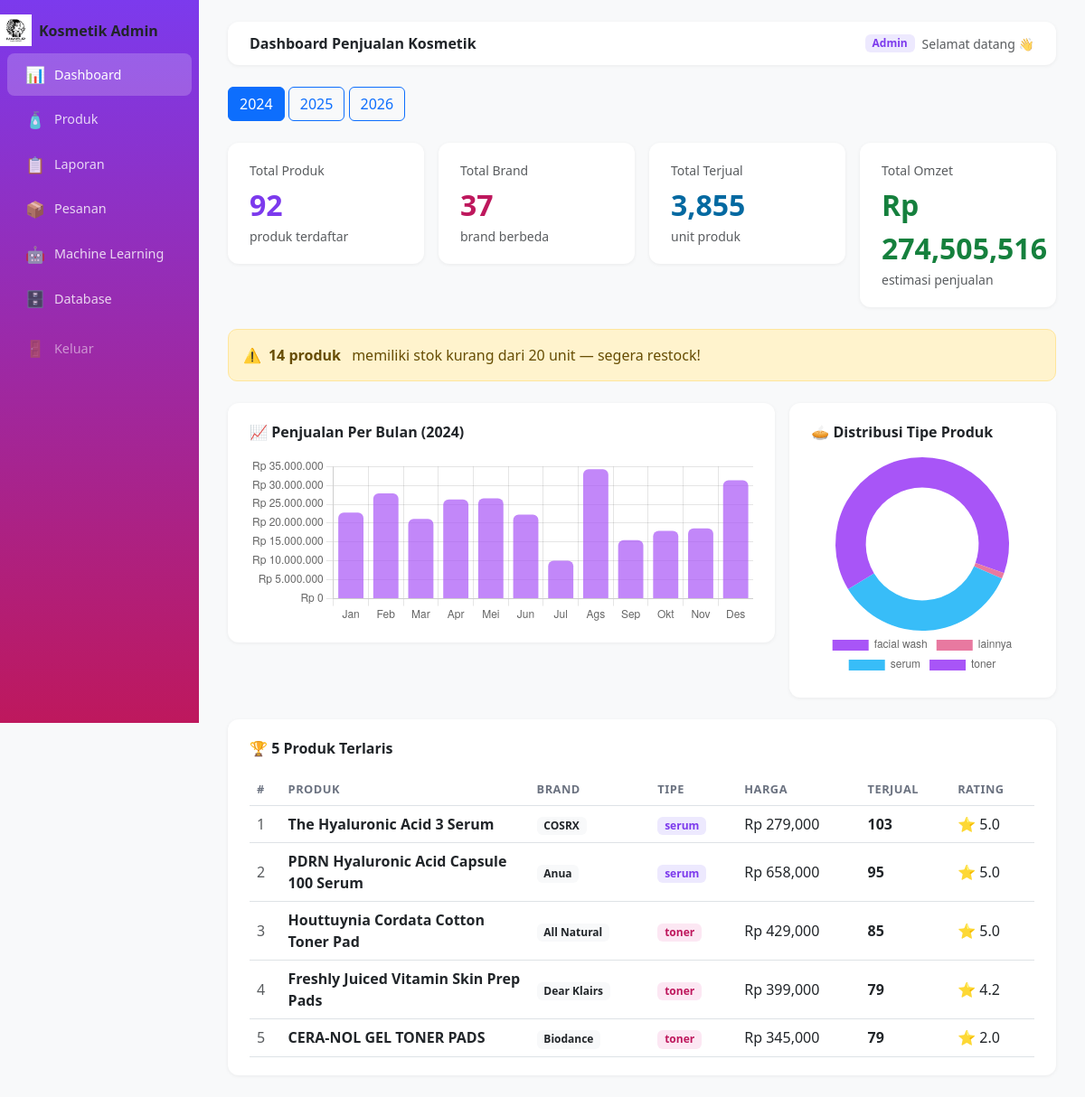
Page /dashboard (signed in) on the earlier database version.
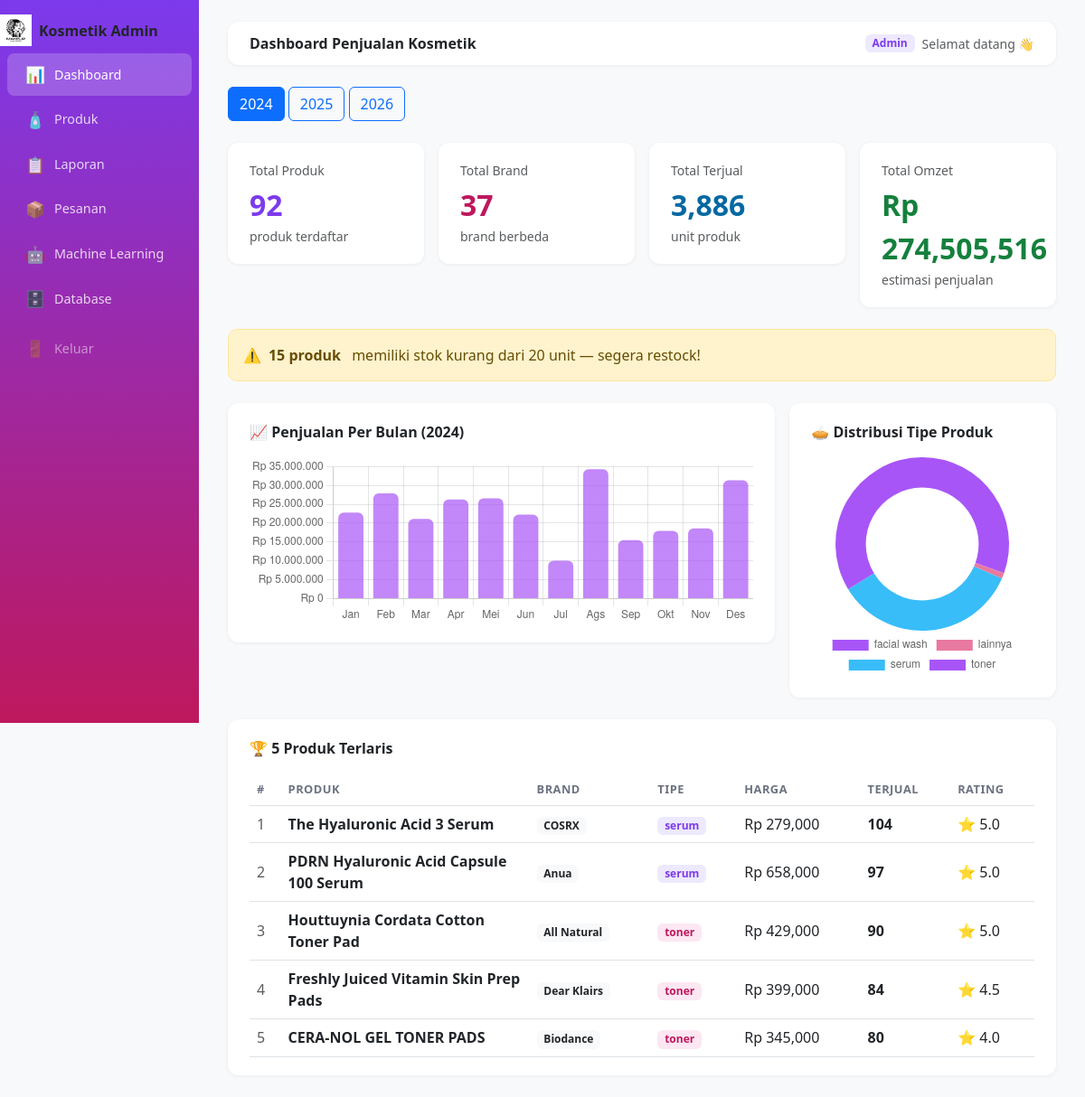
Same page on the later database version.
### admin/app_admin.py (models this page shows)
class Produk(db.Model):
    id          = db.Column(db.Integer, primary_key=True)
    brand       = db.Column(db.String(100))
    nama        = db.Column(db.String(200))
    tipe        = db.Column(db.String(50))
    ukuran      = db.Column(db.String(50))
    harga       = db.Column(db.Float)
    stok        = db.Column(db.Integer, default=0)
    terjual     = db.Column(db.Integer, default=0)
    rating      = db.Column(db.Float, default=0)
    bpom_id     = db.Column(db.String(50))
    url         = db.Column(db.String(300))
    deskripsi   = db.Column(db.Text)
    ingredients = db.Column(db.Text)
    gambar      = db.Column(db.String(200))

### admin/app_admin.py (the view, shortened to what this page needs)
@app.route('/dashboard')
def dashboard():
    if not cek_login():
        return redirect('/')
    tahun = request.args.get('tahun', '2024')
    total_produk  = Produk.query.count()
    total_brand   = db.session.query(
        func.count(func.distinct(Produk.brand))
    ).scalar()
    total_terjual = db.session.query(
        func.sum(Produk.terjual)
    ).scalar() or 0
    if tahun in ['2024', '2025']:
        total_omzet = db.session.query(
            func.sum(Transaksi.total)
        ).filter(
            Transaksi.tanggal.like(f'{tahun}-%')
        ).scalar() or 0
    stok_menipis  = Produk.query.filter(Produk.stok < 20).count()
    total_pesanan = Pesanan.query.count()
    menunggu      = Pesanan.query.filter_by(status='Menunggu').count()
    bulan_map = {'01':'Jan','02':'Feb','03':'Mar','04':'Apr','05':'Mei','06':'Jun',
                 '07':'Jul','08':'Ags','09':'Sep','10':'Okt','11':'Nov','12':'Des'}
    if tahun in ['2024', '2025']:
        rows = db.session.query(
            Transaksi.tanggal,
            func.sum(Transaksi.total)
        )\
        .filter(
            Transaksi.tanggal.like(f'{tahun}-%')
        )\
        .group_by(Transaksi.tanggal)\
        .order_by(Transaksi.tanggal)\
        .all()
    bulan_label = [bulan_map.get(r[0].split('-')[1], r[0]) for r in rows]
    bulan_total = [int(r[1]) for r in rows]
    terlaris = Produk.query.order_by(Produk.terjual.desc()).limit(5).all()
    tipe_rows = db.session.query(Produk.tipe, func.count(Produk.id)).group_by(Produk.tipe).all()
    return render_template('dashboard.html',
        tahun=tahun,
        total_produk=total_produk, total_brand=total_brand,
        total_terjual=total_terjual, total_omzet=total_omzet,
        stok_menipis=stok_menipis, total_pesanan=total_pesanan,
        menunggu=menunggu, terlaris=terlaris,
        bulan_label=bulan_label, bulan_total=bulan_total,
        tipe_label=[r[0] for r in tipe_rows],
        tipe_count=[r[1] for r in tipe_rows])

### admin/app_admin.py (called while the page is built)
def cek_login():
    return session.get('login', False)

### admin/templates/dashboard.html
{% extends 'base.html' %} {% block title %}Dashboard{% endblock %} {% block
page_title %}Dashboard Penjualan Kosmetik{% endblock %} {% block content %}
<div class="mb-4">
  <a
    href="/dashboard?tahun=2024"
    class="btn {% if tahun=='2024' %}btn-primary{% else %}btn-outline-primary{% endif %}"
  >
    2024
  </a>
  <a
    href="/dashboard?tahun=2025"
    class="btn {% if tahun=='2025' %}btn-primary{% else %}btn-outline-primary{% endif %}"
  >
    2025
  </a>
  <a
    href="/dashboard?tahun=2026"
    class="btn {% if tahun=='2026' %}btn-primary{% else %}btn-outline-primary{% endif %}"
  >
    2026
  </a>
</div>
<div class="row g-3 mb-4">
  <div class="col-md-3">
    <div class="card-stat">
      <div class="text-muted small mb-1">Total Produk</div>
      <div class="fs-2 fw-bold" style="color: #7c3aed">{{ total_produk }}</div>
      <div class="text-muted small">produk terdaftar</div>
    </div>
  </div>
  <div class="col-md-3">
    <div class="card-stat">
      <div class="text-muted small mb-1">Total Brand</div>
      <div class="fs-2 fw-bold" style="color: #be185d">{{ total_brand }}</div>
      <div class="text-muted small">brand berbeda</div>
    </div>
  </div>
  <div class="col-md-3">
    <div class="card-stat">
      <div class="text-muted small mb-1">Total Terjual</div>
      <div class="fs-2 fw-bold" style="color: #0369a1">
        {{ "{:,}".format(total_terjual) }}
      </div>
      <div class="text-muted small">unit produk</div>
    </div>
  </div>
  <div class="col-md-3">
    <div class="card-stat">
      <div class="text-muted small mb-1">Total Omzet</div>
      <div class="fs-2 fw-bold" style="color: #15803d">
        Rp {{ "{:,.0f}".format(total_omzet) }}
      </div>
      <div class="text-muted small">estimasi penjualan</div>
    </div>
  </div>
</div>
{% if stok_menipis > 0 %}
<div
  class="alert alert-warning d-flex align-items-center gap-2 mb-4"
  style="border-radius: 10px"
>
  ⚠️ <strong>{{ stok_menipis }} produk</strong>&nbsp;memiliki stok kurang dari
  20 unit — segera restock!
</div>
{% endif %}
<div class="row g-3 mb-4">
  <div class="col-md-8">
    <div class="card-stat">
      <div class="fw-semibold mb-3">📈 Penjualan Per Bulan ({{ tahun }})</div>
      <canvas id="chartBulan" height="100"></canvas>
    </div>
  </div>
  <div class="col-md-4">
    <div class="card-stat">
      <div class="fw-semibold mb-3">🥧 Distribusi Tipe Produk</div>
      <canvas id="chartTipe" height="180"></canvas>
    </div>
  </div>
</div>
<div class="card-stat">
  <div class="fw-semibold mb-3">🏆 5 Produk Terlaris</div>
  <div class="table-responsive">
    <table class="table table-hover align-middle mb-0">
      <thead>
        <tr>
          <th>#</th>
          <th>Produk</th>
          <th>Brand</th>
          <th>Tipe</th>
          <th>Harga</th>
          <th>Terjual</th>
          <th>Rating</th>
        </tr>
      </thead>
      <tbody>
        {% for p in terlaris %}
        <tr>
          <td class="text-muted">{{ loop.index }}</td>
          <td class="fw-semibold" style="max-width: 200px">
            {{ p.nama[:40] }}{% if p.nama|length > 40 %}…{% endif %}
          </td>
          <td><span class="badge bg-light text-dark">{{ p.brand }}</span></td>
          <td>
            <span class="badge badge-{{ p.tipe.replace(' ','') }}"
              >{{ p.tipe }}</span
            >
          </td>
          <td>Rp {{ "{:,.0f}".format(p.harga) }}</td>
          <td><strong>{{ p.terjual }}</strong></td>
          <td>⭐ {{ p.rating }}</td>
        </tr>
        {% endfor %}
      </tbody>
    </table>
  </div>
</div>
<script>
  // Grafik Bulanan
  new Chart(document.getElementById('chartBulan'), {
    type: 'bar',
    data: {
      labels: {{ bulan_label | tojson }},
      datasets: [{
        label: 'Total Penjualan (Rp)',
        data: {{ bulan_total | tojson }},
        backgroundColor: 'rgba(168,85,247,0.7)',
        borderRadius: 6
      }]
    },
    options: {
      plugins: { legend: { display: false } },
      scales: {
        y: { ticks: { callback: v => 'Rp '+v.toLocaleString('id') } }
      }
    }
  });
  // Grafik Donut
  new Chart(document.getElementById('chartTipe'), {
    type: 'doughnut',
    data: {
      labels: {{ tipe_label | tojson }},
      datasets: [{ data: {{ tipe_count | tojson }},
        backgroundColor: ['#a855f7','#e879a0','#38bdf8'],
        borderWidth: 0
      }]
    },
    options: { plugins: { legend: { position: 'bottom' } }, cutout: '65%' }
  });
</script>
{% endblock %}

### admin/templates/base.html (shortened to what this page needs)
<!DOCTYPE html>
<html lang="id">
<head>
  <link href="https://cdn.jsdelivr.net/npm/bootstrap@5.3.0/dist/css/bootstrap.min.css" rel="stylesheet">
</head>
<body>
<div class="sidebar">
  <div class="navbar-brand fw-bold d-flex align-items-center gap-2" href="/">
        <img src="/static/img/download.png" alt="Logo" width="35" height="35">
      Kosmetik Admin
  </div>
  <nav class="mt-2">
    <a href="/dashboard" class="{% if request.path=='/dashboard' %}active{% endif %}"><span>📊</span> Dashboard</a>
    <a href="/produk"    class="{% if '/produk' in request.path %}active{% endif %}"><span>🧴</span> Produk</a>
    <a href="/laporan"   class="{% if request.path=='/laporan' %}active{% endif %}"><span>📋</span> Laporan</a>
    <a href="/pesanan" class="{% if request.path=="/pesanan" %}active{% endif %}"><span>📦</span> Pesanan</a>
    <a href="/ml" class="{% if '/ml' in request.path %}active{% endif %}"><span>🤖</span> Machine Learning</a>
    <a href="/database" class="{% if '/database' in request.path %}active{% endif %}"><span>🗄️</span> Database</a>
    <a href="/logout" class="mt-2" style="color:rgba(255,255,255,.5)"><span>🚪</span> Keluar</a>
  </nav>
</div>
<div class="main-content">
  <div class="topbar">
    <div>
      <span class="fw-semibold">{% block page_title %}Dashboard{% endblock %}</span>
    </div>
    <div class="d-flex align-items-center gap-2">
      <span class="badge" style="background:#ede9fe;color:#7c3aed">Admin</span>
      <span class="text-muted small">Selamat datang 👋</span>
    </div>
  </div>
  {% block content %}{% endblock %}
</div>
</body>
</html>

### admin/templates/base.html (style rules this page uses)
:root { --pink:#e879a0;--purple:#a855f7;--soft:#fdf4ff; }
body { background:#f8f9fa;font-family:'Segoe UI',sans-serif; }
.sidebar { width:220px;min-height:100vh;background:linear-gradient(180deg,#7c3aed,#be185d);position:fixed;top:0;left:0;padding-top:1rem; }
.sidebar a { display:flex;align-items:center;gap:10px;color:rgba(255,255,255,.8);text-decoration:none;padding:.65rem 1.25rem;border-radius:8px;margin:.15rem .5rem;font-size:.9rem;transition:.2s; }
.sidebar a:hover,.sidebar a.active { background:rgba(255,255,255,.2);color:#fff; }
.sidebar a span { font-size:1.1rem; }
.main-content { margin-left:220px;padding:1.5rem 2rem; }
.topbar { background:#fff;border-radius:12px;padding:.75rem 1.5rem;display:flex;align-items:center;justify-content:space-between;margin-bottom:1.5rem;box-shadow:0 1px 4px rgba(0,0,0,.06); }
.card-stat { background:#fff;border-radius:12px;padding:1.25rem 1.5rem;border:none;box-shadow:0 1px 4px rgba(0,0,0,.06); }
.badge-serum { background:#ede9fe;color:#7c3aed; }
.badge-toner { background:#fce7f3;color:#be185d; }
.table th { font-size:.8rem;color:#6b7280;font-weight:600;text-transform:uppercase;letter-spacing:.04em; }

Differences in the rows shown:
changed Produk "The Hyaluronic Acid 3 Serum": terjual "103" → "104"
changed Produk "PDRN Hyaluronic Acid Capsule 100 Serum": terjual "95" → "97"
changed Produk "Houttuynia Cordata Cotton Toner Pad": terjual "85" → "90"
changed Produk "Freshly Juiced Vitamin Skin Prep Pads": terjual "79" → "84"; rating "4.2" → "4.5"
changed Produk "CERA-NOL GEL TONER PADS": terjual "79" → "80"; rating "2.0" → "4.0"
Other differences:
{{ "{:,}".format(total_terjual) }}: "3,855" → "3,886"
{{ stok_menipis }}: "14" → "15"
